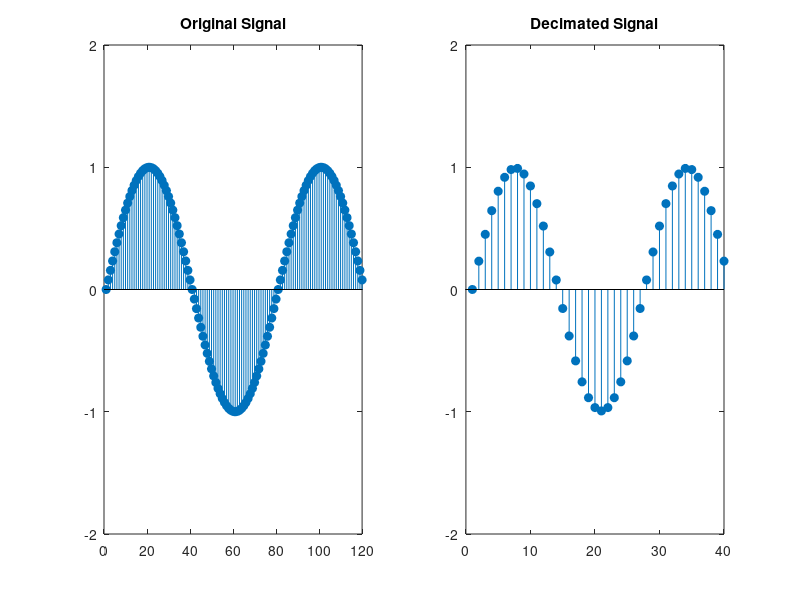

This figure's MATLAB source:
clc;
clear all;
close all;

% Time vector
t = 0:0.0025:1; 

% Original signal
x = sin(2*pi*5*t);

% Decimation by a factor of 3
y = decimate(x, 3);

% Plotting the original signal
subplot(1,2,1);
stem(x(1:120), 'filled');
axis([0 120 -2 2]);
title('Original Signal');

% Plotting the decimated signal
subplot(1,2,2);
stem(y(1:40), 'filled');
axis([0 40 -2 2]);
title('Decimated Signal');
